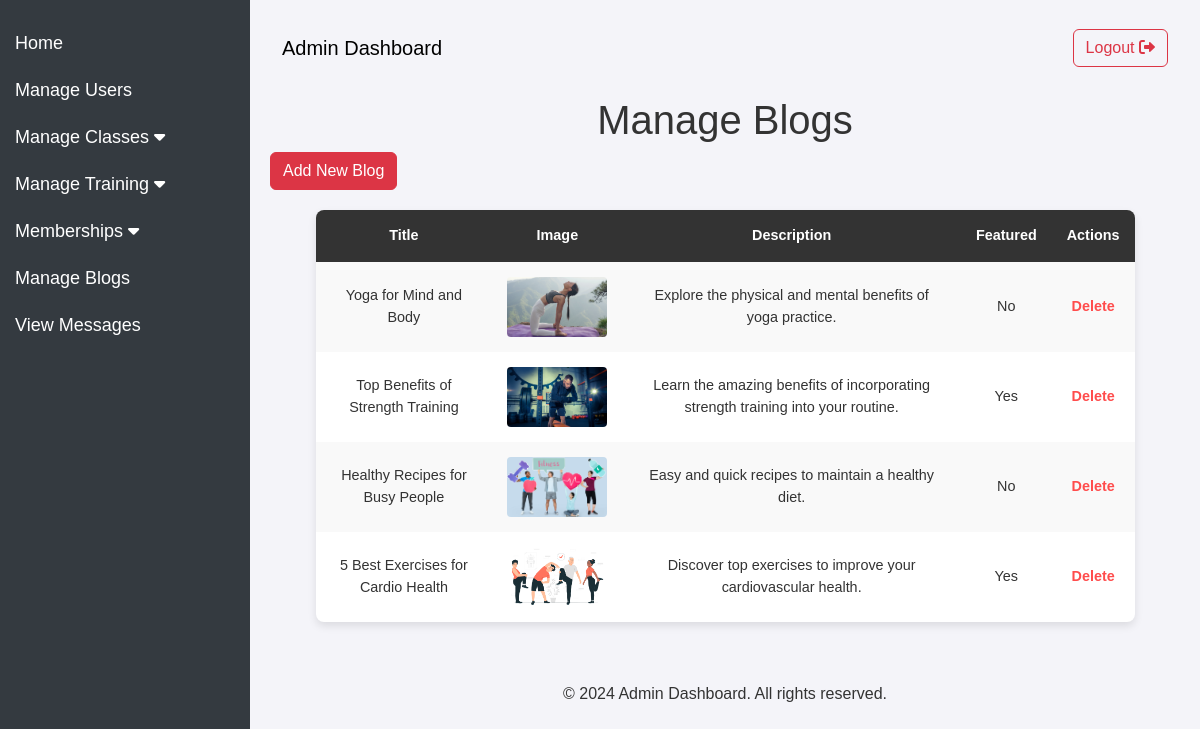
/fitzone/admin/manage_blogs.php (signed in), run on the app's committed database.
### tables this page shows
CREATE TABLE `blog_posts` (
  `id` int(11) NOT NULL,
  `title` varchar(255) NOT NULL,
  `image_url` varchar(255) NOT NULL,
  `description` text NOT NULL,
  `content` text NOT NULL,
  `is_featured` tinyint(1) DEFAULT 0,
  `created_at` timestamp NOT NULL DEFAULT current_timestamp()
);

### fitzone/admin/manage_blogs.php (the view, shortened to what this page needs)
<?php
include 'database_connection.php';
$sql = "SELECT * FROM blog_posts ORDER BY created_at DESC";
$result = $conn->query($sql);
include 'assists/header_admin.php';
?>
<h1>Manage Blogs</h1>
<a href="add_blog.php" class="btn btn-danger">Add New Blog</a>
<table border="1">
    <tr>
        <th>Title</th>
        <th>Image</th>
        <th>Description</th>
        <th>Featured</th>
        <th>Actions</th>
    </tr>
    <?php while ($row = $result->fetch_assoc()) : ?>
        <tr>
            <td><?php echo htmlspecialchars($row['title']); ?></td>
            <td><img src="<?php echo htmlspecialchars($row['image_url']); ?>" width="100" height="60" alt="Image"></td>
            <td><?php echo htmlspecialchars($row['description']); ?></td>
            <td><?php echo $row['is_featured'] ? 'Yes' : 'No'; ?></td>
            <td>
                <a href="delete_blog.php?id=<?php echo $row['id']; ?>" onclick="return confirm('Are you sure you want to delete this blog?');">Delete</a>
            </td>
        </tr>
    <?php endwhile; ?>
</table>
<?php
include 'assists/footer_admin.php';
?>

### fitzone/admin/assists/header_admin.php (shortened to what this page needs)
<!DOCTYPE html>
<html lang="en">
<head>
    <link href="https://cdn.jsdelivr.net/npm/bootstrap@5.3.0-alpha1/dist/css/bootstrap.min.css" rel="stylesheet">
    <link rel="stylesheet" href="https://cdnjs.cloudflare.com/ajax/libs/font-awesome/6.0.0-beta3/css/all.min.css">
</head>
<body>
    <div class="sidenav">
        <a href="admin_home.php" class="active">Home</a>
        <a href="manage_users.php">Manage Users</a>
        <button class="dropdown-btn">Manage Classes
            <i class="fas fa-caret-down"></i>
        </button>
        <button class="dropdown-btn">Manage Training
            <i class="fas fa-caret-down"></i>
        </button>
        <button class="dropdown-btn">Memberships
            <i class="fas fa-caret-down"></i>
        </button>
        <a href="manage_blogs.php">Manage Blogs</a>
        <a href="view_messages.php">View Messages</a>
    </div>
    <div class="main-content">
        <nav class="navbar navbar-expand-lg navbar-light">
            <div class="container-fluid">
                <a class="navbar-brand" href="admin_home.php">Admin Dashboard</a>
                <div class="collapse navbar-collapse" id="navbarNav">
                    <ul class="navbar-nav ms-auto">
                        <li class="nav-item">
                            <form action="admin_logout.php" method="POST" class="d-inline">
                                <button class="btn btn-outline-danger" type="submit">Logout <i class="fas fa-sign-out-alt"></i></button>
                            </form>
                        </li>
                    </ul>
                </div>
            </div>
        </nav>

### fitzone/admin/assists/footer_admin.php (shortened to what this page needs)
    <footer>
        <p>&copy; 2024 Admin Dashboard. All rights reserved.</p>
    </footer>
</body>
</html>

### fitzone/admin/assists/header_admin.php (style rules this page uses)
body { display: flex; min-height: 100vh; flex-direction: column; }
footer { padding: 10px; text-align: center; margin-top: 50px; }
.sidenav { height: 100vh; width: 250px; position: fixed; top: 0; left: 0; background-color: #343a40; padding-top: 20px; }
.sidenav a, .dropdown-btn { padding: 10px 15px; text-decoration: none; font-size: 18px; color: white; display: block; width: 100%; text-align: left; border: none; background: none; outline: none; cursor: pointer; }
.main-content { margin-left: 250px; padding: 20px; }

### fitzone/admin/manage_blogs.php (style rules this page uses)
body { font-family: Arial, sans-serif; background-color: #f4f4f9; color: #333; }
h1 { text-align: center; color: #333; margin-top: 20px; }
table { width: 90%; margin: 20px auto; border-collapse: collapse; background-color: #fff; box-shadow: 0 4px 8px rgba(0, 0, 0, 0.1); border-radius: 8px; overflow: hidden; }
table, th, td { border: none; }
th, td { padding: 15px; text-align: center; font-size: 0.9rem; }
th { background-color: #333; color: #fff; }
tr:nth-child(even) { background-color: #f9f9f9; }
td img { border-radius: 4px; object-fit: cover; }
td a { color: #ff4c4c; font-weight: bold; text-decoration: none; transition: color 0.3s ease; }

### data on the page
blog_posts: title "Yoga for Mind and Body", image_url (picture), description "Explore the physical and mental benefits of yoga practice.", is_featured "No"
blog_posts: title "Top Benefits of Strength Training", image_url (picture), description "Learn the amazing benefits of incorporating strength training into your routine.", is_featured "Yes"
blog_posts: title "Healthy Recipes for Busy People", image_url (picture), description "Easy and quick recipes to maintain a healthy diet.", is_featured "No"
blog_posts: title "5 Best Exercises for Cardio Health", image_url (picture), description "Discover top exercises to improve your cardiovascular health.", is_featured "Yes"
